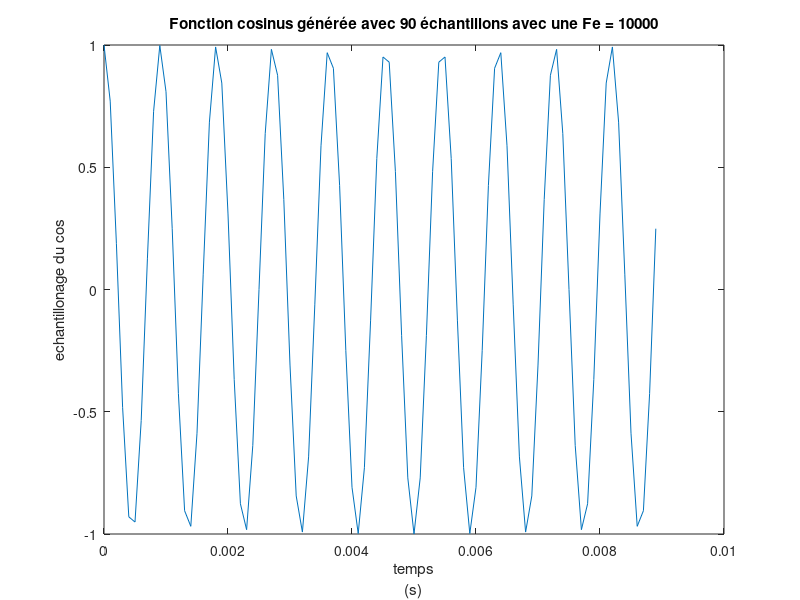
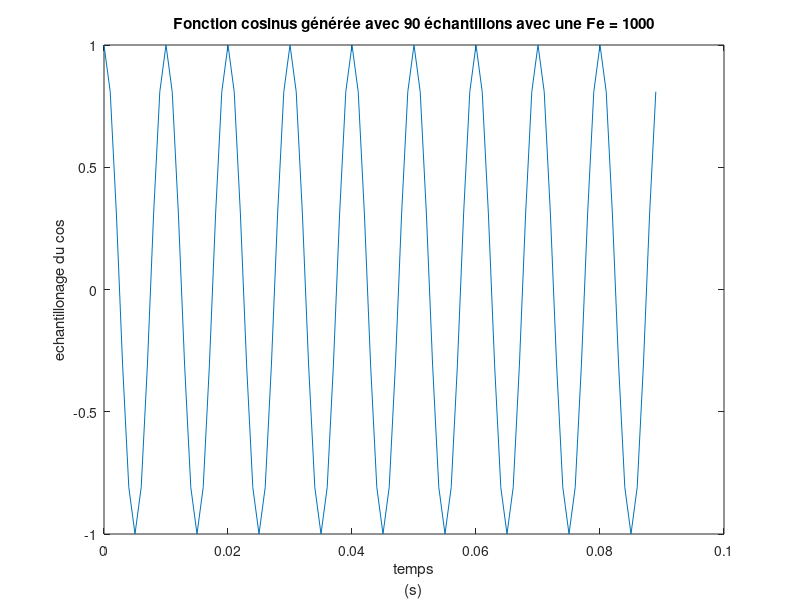
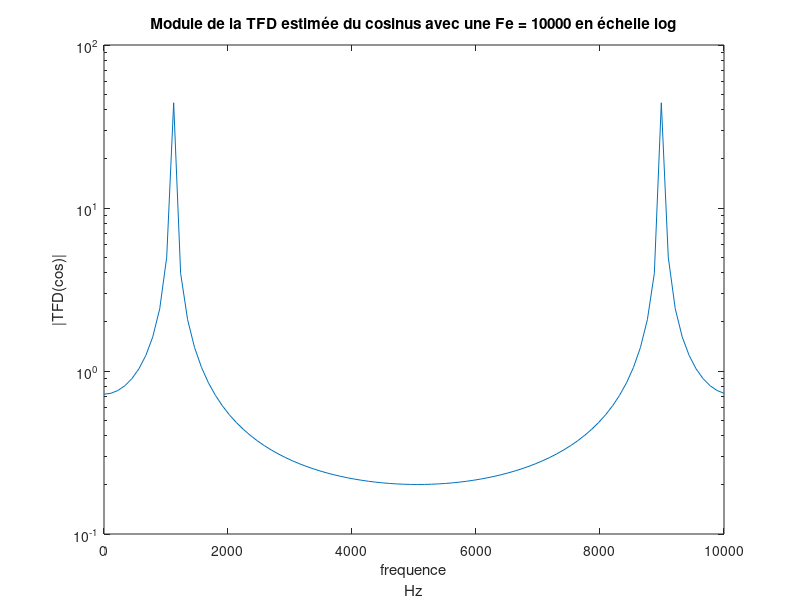
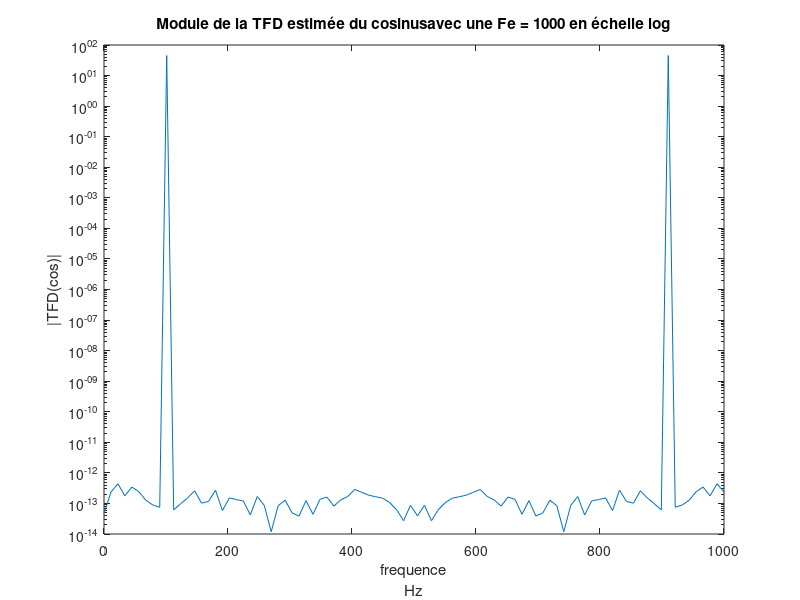

Source code (MATLAB) for these figures, in order: (Note: this script raises an error after producing the figures.)
% Déclaration des variable
    Fe1 = 10000; % Première fréquence d'échantillonnage 
    Fe2 = 1000; % deuxième fréquence d'échantillonnage 
    f0 = 1100; % Fréquence de Cosinus
    A = 1; % Amplitude 
    N = 90; % Nombre d'échantillons 
    N1 = 2^nextpow2(N); % Nombre d'échantillons avec le Zero Padding
    t1 = linspace(0,N-1,N)/Fe1;
    t2 = linspace(0,N-1,N)/Fe2;
    phase = 2*pi*rand; %Génération d'une phase aléatoire entre 0 et 2*pi



% 2- Effet d’échantillonnage :
% Q2.1 - Q2.2
    %Génération du signal %
    echantillon_cos_1 = A*cos(2*pi*f0*t1);
    %Tracé du signal
    plot(t1 , echantillon_cos_1);
    xlabel({'temps','(s)'});
    ylabel('echantillonage du cos');
    title('Fonction cosinus générée avec 90 échantillons avec une Fe = 10000');


% Q2.3 - Q2.4
    figure;
    %Génération du signal 
    echantillon_cos_2 = A*cos(2*pi*f0*t2);
    %Tracé du signal
    plot(t2 , echantillon_cos_2);
    xlabel({'temps','(s)'});
    ylabel('echantillonage du cos');
    title('Fonction cosinus générée avec 90 échantillons avec une Fe = 1000');


% 3- Transformée de Fourier Discrète ( TFD ) :
% Q3.2.(a) 
    figure;
    %Génération du TFD 
    abs_TFD_cos_1 = abs(fft(echantillon_cos_1));
    %Tracé du module de la TFD estimée du cosinus en échelle log 
    semilogy(linspace(0,Fe1,N),abs_TFD_cos_1);
    xlabel({'frequence','Hz'});
    ylabel('|TFD(cos)|');
    title('Module de la TFD estimée du cosinus avec une Fe = 10000 en échelle log');


% Q3.2.(b) 
    figure;
    %Génération du TFD 
    abs_TFD_cos_2 = abs(fft(echantillon_cos_2));
    %Tracé du module de la TFD estimée du cosinus en échelle log 
    semilogy(linspace(0,Fe2,N),abs_TFD_cos_2);
    xlabel({'frequence','Hz'});
    ylabel('|TFD(cos)|');
    title('Module de la TFD estimée du cosinusavec une Fe = 1000 en échelle log');


% Q3.4 
    figure;
    %Génération du TFD %
    abs_TFD_cos_1 = abs(fft(echantillon_cos_1,N1));
    %Tracé du module de la TFD estimée du cosinus en échelle log 
    semilogy(linspace(0,Fe1,N1),abs_TFD_cos_1);
    xlabel({'frequence','Hz'});
    ylabel('|TFD(cos)|');
    title('Module de la TFD estimée du cosinus en échelle log avec Zero Padding');


% Q3.5 
    figure;
    %Génération du TFD pour N' = 100 et du tracé correspondant
    N0 = 100 ; % Nombre d'échantillons avec le Zero Padding 
    abs_TFD_cos = abs(fft(echantillon_cos_1,N1));
    semilogy(linspace(0,Fe1,N1),abs_TFD_cos);hold on
    %Génération du TFD pour N_sup = 500 et du tracé correspondant
    N2 = 500;
    abs_TFD_cos2 = abs(fft(echantillon_cos_1,N2));
    semilogy(linspace(0,Fe1,N2),abs_TFD_cos2);hold on
    %Génération du TFD pour N_sup = 1000 et du tracé correspondant
    N3 = 1000;
    abs_TFD_cos3 = abs(fft(echantillon_cos_1,N3));
    semilogy(linspace(0,Fe1,N3),abs_TFD_cos3);hold on
    legend({'N'' = 100','N'' = 500','N'' = 1000'},'Location','southwest');
    xlabel({'frequence','Hz'});
    ylabel('|TFD(cos)|');
    title('Module de la TFD estimée du cosinus en échelle log avec Zero Padding');

% 4- Densité spectrale de puissance :
% Q4.1
    %Génération du signal
    x = cos(2*pi*f0*t1 + phase);


% Q4.2
    %Estimation du DSP du signal x 
    DSP_x = 1/N1 * abs(fft(x,N1)).^2;
    figure
    plot(linspace(0,1,N1),DSP_x);
    xlabel({'Fréquences normalisées','Hz'});
    ylabel('DSP');
    title('DSP du signal x');

% Q4.3
    %Estimation du DSP du signal x en implantant un périodogramme avec une fenêtre de Hamming 
    DSP_x_hamming = (1/N1)*abs(fft(x.*hamming(N)',N1)).^2;
    figure;
    plot(linspace(0,1,N1),DSP_x_hamming);hold on
    %Estimation du DSP du signal x en implantant un périodogramme avec une fenêtre de Blackman 
    DSP_x_blackman = (1/N1)*abs(fft(x.*blackman(N)',N1)).^2;
    plot(linspace(0,1,N1),DSP_x_blackman);hold on
    xlabel('Fréquences normalisées');
    ylabel('DSP');
    title('DSP du cos à l''aide des fenetres de Hamming et Blackman');
    legend({'Hamming','Blackman'});


% Q4.4
    %Estimation du DSP du signal x en utilisant la fonction pwelch 
    DSP_x_pwelch = pwelch(x,'','','','twosided');
    figure;
    plot(linspace(0,1,2*N1),DSP_x_pwelch);
    xlabel('Fréquences normalisées');
    ylabel('DSP');
    title('DSP du cos à l''aide de la fonction pwelch');


% Q4.5
% Comparaison
    figure;
    plot(linspace(0,1,N1),DSP_x);hold on
    plot(linspace(0,1,N1),DSP_x_hamming);hold on
    plot(linspace(0,1,N1),DSP_x_blackman);hold on
    plot(linspace(0,1,2*N1),DSP_x_pwelch);hold on
    xlabel('Fréquences normalisées');
    ylabel('DSP');
    title('comparaison des 4 DSP');
    legend({'correlogramme','Hamming','Blackman','pwelch'});